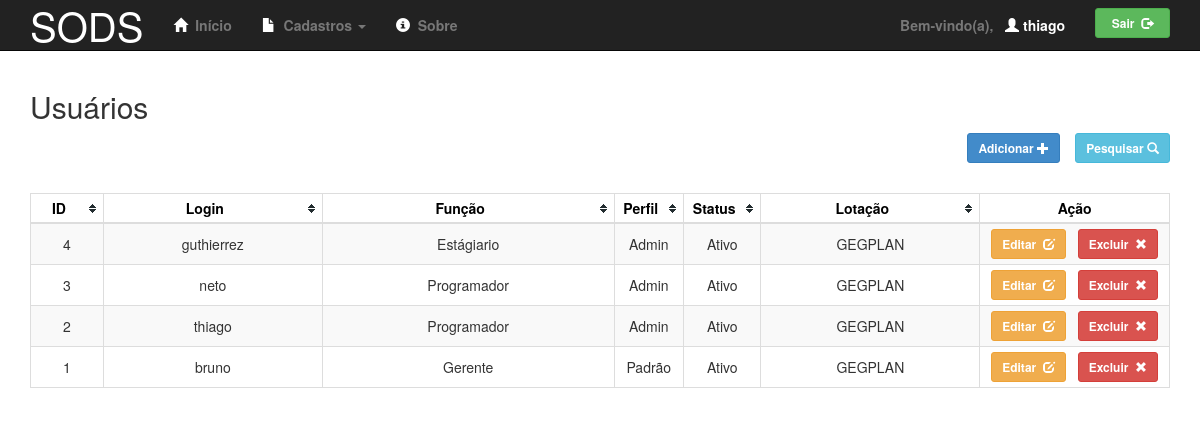
Screenshot of /admin/usuarios/index.php (signed in) with the database file from the repository.
### tables this page shows
create table solicitante (
    id int not null primary key auto_increment,
    nome varchar(255) not null, 
    lotacao_id int not null,
    funcao varchar(255) not null,
    telefone varchar(30),
    email varchar(100),
    login varchar(50) not null unique,
    senha varchar(255) not null,
    perfil char not null default 'P' comment 'A - Admin ou P - Padrão',
    status char not null default 'A' comment 'A - Ativo ou I - Inativo',
    data_criacao timestamp default current_timestamp,
    data_alteracao timestamp null,
    check (perfil in ('A', 'P')),
    check (status in ('A', 'I'))
);

create table lotacao (
    id int not null primary key auto_increment,
    nome varchar(67) not null unique,
    sigla varchar(10) not null unique,
    gerencia_id int
);

### app/lib/db.php (called while the page is built, shortened)
<?php
    function get_db_connection($host='10.243.1.14', $user='sods', $password='dev123') {
        $conexao = null;
        if (isset($host) && isset($user) && isset($password)) {
            $conexao = mysql_connect($host, $user, $password, true);
        }
        return $conexao;
    }
?>

### app/dao/UsuarioDAO.php (called while the page is built, shortened)
<?php
    @require_once $_SERVER['DOCUMENT_ROOT'] . '/sods/app/lib/db.php';
    class UsuarioDAO implements DAO{
        private $connection;
        public function __construct() {
            $this->connection = get_db_connection();
        }
        public function count($criteria=null) {
            $where = empty($criteria) ? "" : "\twhere $criteria\n";
            $query = "" .
                "select\n" .
                    "\ts.id, s.nome as nome_sol, l.id as lotacao_id, l.nome as lotacao, s.funcao,\n" .
                    "\ts.telefone, s.login, s.senha, s.perfil, s.status, s.email,\n" .
                    "\ts.data_criacao, s.data_alteracao\n" .
                "from\n" .
                    "\tsolicitante as s\n" .
                "inner join lotacao as l\n" .
                    "\ton s.lotacao_id = l.id\n" .
                "$where";
            $result = mysql_query($query, $this->connection);
            $rows = mysql_num_rows($result);
            return $rows;
        }
        public function paginate($rows=10, $start=0, $criteria=null) {
            $all = array();
            $where = empty($criteria) ? "" : "\twhere $criteria\n";
            $query = "" .
                "select\n" .
                    "\ts.id, s.nome as nome_sol, l.id as lotacao_id, l.nome as lotacao, l.sigla as sigla_lotacao,\n" .
                    "\ts.funcao, s.telefone, s.login, s.senha, s.perfil, s.status, s.email,\n" .
                    "\ts.data_criacao, s.data_alteracao\n" .
                "from\n" .
                    "\tsolicitante as s\n" .
                "inner join lotacao as l\n" .
                    "\ton s.lotacao_id = l.id\n" .
                "$where" .
                "order by\n" .
                    "\ts.id desc\n" .
                "limit $rows\n" .
                "offset $start";
            $result = mysql_query($query, $this->connection);
            while ($row = mysql_fetch_array($result)) {
                array_push($all, $row);
            }
            return $all;
        }
    }
?>

### app/controllers/UsuariosController.php (the view, shortened to what this page needs)
<?php
    @require_once $_SERVER['DOCUMENT_ROOT'] . '/sods/app/dao/UsuarioDAO.php';
    class UsuariosController extends Controller {
        public function __construct() {
            $this->dao = new UsuarioDAO();
        }
        public function getPage($page_number=1, $rows=10, $criteria=null) {
            return $this->dao->paginate($rows, $page_number * $rows - $rows, $criteria);
        }
        public function getGrid($page_number=1, $filter=null, $value=null) {
            $criteria = null;
            $usuarios = $this->getPage($page_number, 10, $criteria);
            $total_records = empty($criteria) ? $this->dao->count() : $this->dao->count($criteria);
            if ($total_records > 0) {
                $html =  "<table\n";
                $html .= "    id=\"tablesorter\"\n";
                $html .= "    role=\"grid\"\n";
                $html .= "    class=\"table table-striped table-bordered\n" .
                         "           table-condensed tablesorter tablesorter-default\">\n";
                $html .= "    <thead>\n";
                $html .= "        <tr>\n";
                $html .= "            <th width=\"5%\">ID</th>\n";
                $html .= "            <th width=\"15%\">Login</th>\n";
                $html .= "            <th width=\"20%\">Função</th>\n";
                $html .= "            <th width=\"3%\">Perfil</th>\n";
                $html .= "            <th width=\"3%\">Status</th>\n";
                $html .= "            <th width=\"15%\">Lotação</th>\n";
                $html .= "            <th width=\"13%\" class=\"nonSortable\">Ação</th>\n";
                $html .= "        </tr>\n";
                $html .= "    </thead>\n";
                $html .= "    <tbody>\n";
                foreach ($usuarios as $usuario) {
                    $html .= "        <tr>\n";
                    $html .= "            <td>{$usuario['id']}</td>\n";
                    $tooltip =  "<span data-toggle=\"tooltip\" data-placement=\"bottom\" " .
                        "title=\"{$usuario['nome_sol']}\">{$usuario['login']}</span>";
                    $html .= "            <td>$tooltip</td>\n";
                    $html .= "            <td>{$usuario['funcao']}</td>\n";
                    $tooltip = "<span data-toggle=\"tooltip\" data-placement=\"bottom\"";
                    if ($usuario['perfil'] == "A") {
                        $tooltip .= "title=\"Administrador do sistema\">Admin</span>";
                    } else {
                        $tooltip .= "title=\"Usuário padrão\">Padrão</span>";
                    }
                    $html .= "            <td>$tooltip</td>\n";
                    if ($usuario['status'] == "A") {
                        $html .= "            <td>Ativo</td>\n";
                    } else {
                        $html .= "            <td>Inativo</td>\n";
                    }
                    $tooltip =  "<span data-toggle=\"tooltip\" data-placement=\"bottom\" " .
                        "title=\"{$usuario['lotacao']}\">{$usuario['sigla_lotacao']}</span>";
                    $html .= "            <td>$tooltip</td>\n";
                    $html .= "            <td colspan=\"2\">\n";
                    $html .= "                <button\n";
                    $html .= "                    class=\"btn btn-warning btn-sm\"\n";
                    $html .= "                    data-toggle=\"modal\"\n";
                    $html .= "                    data-target=\"#modal-edit\"\n";
                    $json = json_encode($usuario);
                    $indentation = str_repeat(' ', 20);
                    $json = jsonpp($json, $indentation);
                    $html .= "                    onclick='edit(\n$json, $page_number)'>\n";
                    $html .= "                    <strong>\n";
                    $html .= "                        Editar&nbsp;\n";
                    $html .= "                        <span class=\"glyphicon glyphicon-edit\"></span>\n";
                    $html .= "                    </strong>\n";
                    $html .= "                </button>\n";
                    $html .= "                &nbsp;\n";
                    $html .= "                <button\n";
                    $html .= "                    class=\"btn btn-danger btn-sm\"\n";
                    $html .= "                    data-toggle=\"modal\"\n";
                    $html .= "                    data-target=\"#modal-del\"\n";
                    $html .= "                    onclick='del($json, $page_number, $total_records)'>\n";
                    $html .= "                    <strong>\n";
                    $html .= "                        Excluir&nbsp;\n";
                    $html .= "                        <span class=\"glyphicon glyphicon-remove\"></span>\n";
                    $html .= "                    </strong>\n";
                    $html .= "                </button>\n";
                    $html .= "            </td>\n";
                    $html .= "        </tr>\n";
                }
                $html .= "    </tbody>\n";
                $html .= "</table>\n";
            } else {
                $html = "<div class=\"alert alert-danger\" role=\"alert\">\n";
                $html .= "    <center><b>Nenhum registro encontrado.</b></center>\n";
                $html .= "</div>\n";
            }
            return $html;
        }
    }
?>

### rows the page displays
solicitante: id "4", login "guthierrez", funcao "Estágiario"
lotacao: sigla "GEGPLAN GEGPLAN GEGPLAN GEGPLAN"
solicitante: id "3", login "neto", funcao "Programador"
solicitante: id "2", login "thiago", funcao "Programador"
solicitante: id "1", login "bruno", funcao "Gerente"

### other values shown
$_SESSION['usuario']['login'] "thiago"
$controller->getGrid(1) "Editar Excluir Editar Excluir Editar Excluir Editar Excluir"
